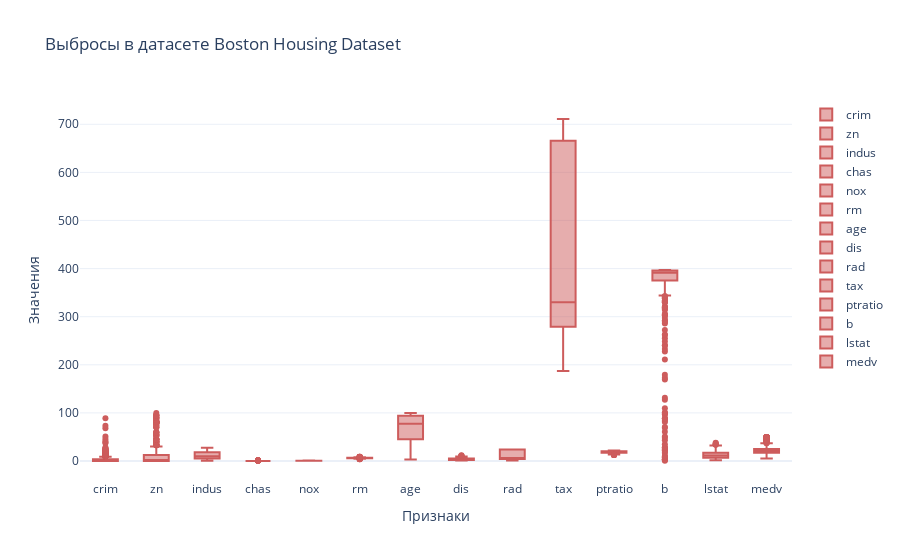

Here is the notebook cell this chart was saved with:
### Code cell
import plotly.graph_objects as go

features = df.columns.tolist() # список признаков

figure = go.Figure()

for feature in features:
    figure.add_trace(go.Box(
        y = df[feature],
        name = feature,
        boxpoints = 'outliers',
        marker_color = 'indianred'
    ))

figure.update_layout(
    title = 'Выбросы в датасете Boston Housing Dataset',
    yaxis_title = 'Значения',
    xaxis_title = 'Признаки',
    showlegend = True,
    template = 'plotly_white'
)

figure.show()

### Figure 1 — Plotly figure (JSON) as saved in the notebook; plotly's stock layout.template omitted (floating-point values rounded to 4 significant figures; data arrays with more than 128 entries replaced by an {"elided": "..."} marker saying what was removed)
{"data": [{"boxpoints": "outliers", "marker": {"color": "indianred"}, "name": "crim", "type": "box", "y": {"elided": "506 float values"}}, {"boxpoints": "outliers", "marker": {"color": "indianred"}, "name": "zn", "type": "box", "y": {"elided": "506 float values"}}, {"boxpoints": "outliers", "marker": {"color": "indianred"}, "name": "indus", "type": "box", "y": {"elided": "506 float values"}}, {"boxpoints": "outliers", "marker": {"color": "indianred"}, "name": "chas", "type": "box", "y": {"elided": "506 int values"}}, {"boxpoints": "outliers", "marker": {"color": "indianred"}, "name": "nox", "type": "box", "y": {"elided": "506 float values"}}, {"boxpoints": "outliers", "marker": {"color": "indianred"}, "name": "rm", "type": "box", "y": {"elided": "506 float values"}}, {"boxpoints": "outliers", "marker": {"color": "indianred"}, "name": "age", "type": "box", "y": {"elided": "506 float values"}}, {"boxpoints": "outliers", "marker": {"color": "indianred"}, "name": "dis", "type": "box", "y": {"elided": "506 float values"}}, {"boxpoints": "outliers", "marker": {"color": "indianred"}, "name": "rad", "type": "box", "y": {"elided": "506 int values"}}, {"boxpoints": "outliers", "marker": {"color": "indianred"}, "name": "tax", "type": "box", "y": {"elided": "506 int values"}}, {"boxpoints": "outliers", "marker": {"color": "indianred"}, "name": "ptratio", "type": "box", "y": {"elided": "506 float values"}}, {"boxpoints": "outliers", "marker": {"color": "indianred"}, "name": "b", "type": "box", "y": {"elided": "506 float values"}}, {"boxpoints": "outliers", "marker": {"color": "indianred"}, "name": "lstat", "type": "box", "y": {"elided": "506 float values"}}, {"boxpoints": "outliers", "marker": {"color": "indianred"}, "name": "medv", "type": "box", "y": {"elided": "506 float values"}}], "layout": {"showlegend": true, "title": {"text": "Выбросы в датасете Boston Housing Dataset"}, "xaxis": {"title": {"text": "Признаки"}}, "yaxis": {"title": {"text": "Значения"}}}}
